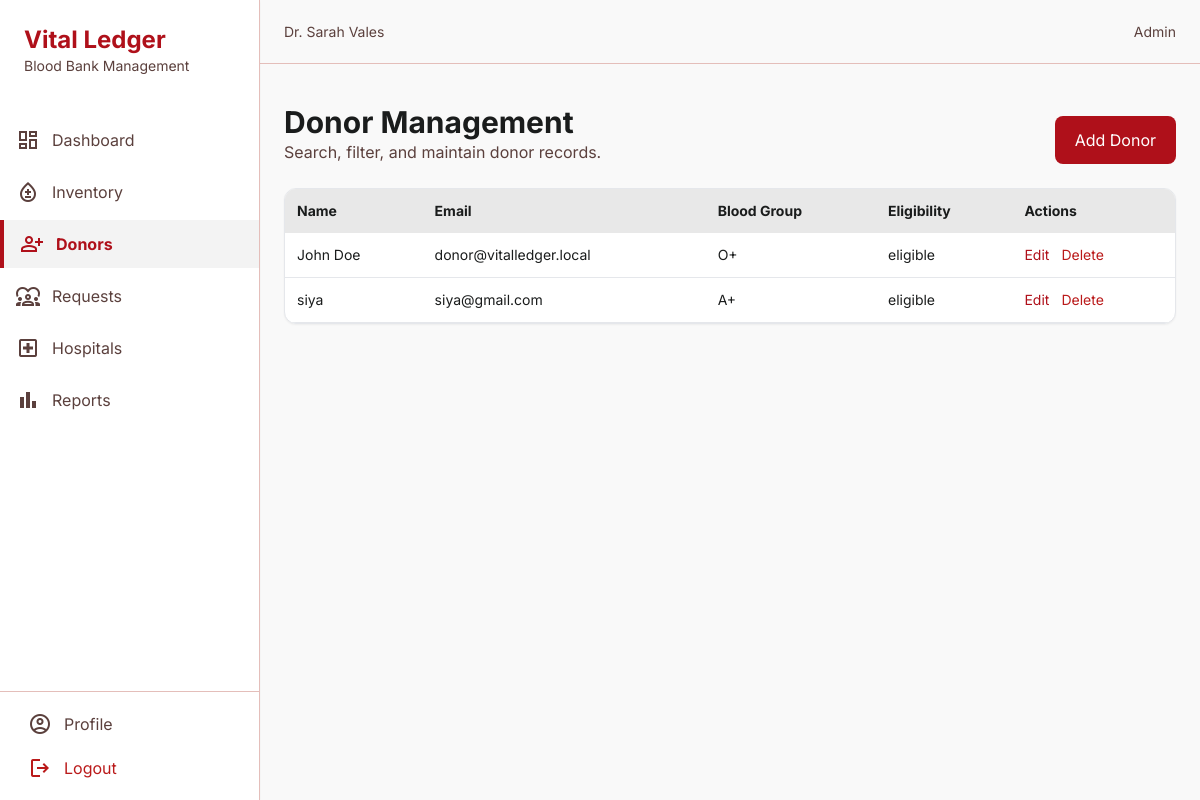
Page /donors (signed in) on the committed database.
### app/models/models.py (models this page shows, shortened)
class User(db.Model, UserMixin):
    __tablename__ = "users"
    id = db.Column(db.Integer, primary_key=True)
    full_name = db.Column(db.String(120), nullable=False)
    email = db.Column(db.String(120), unique=True, nullable=False)
    password_hash = db.Column(db.String(255), nullable=False)
    role = db.Column(db.String(20), nullable=False, default=UserRole.DONOR.value)
    phone = db.Column(db.String(30))
    address = db.Column(db.Text)
    profile_picture = db.Column(db.String(255))
    is_active = db.Column(db.Boolean, default=True)
    email_verified = db.Column(db.Boolean, default=False)
    created_at = db.Column(db.DateTime, default=datetime.utcnow)
    donor_profile = db.relationship("Donor", back_populates="user", uselist=False)
    hospital = db.relationship("Hospital", back_populates="user", uselist=False)

class Donor(db.Model):
    __tablename__ = "donors"
    id = db.Column(db.Integer, primary_key=True)
    user_id = db.Column(db.Integer, db.ForeignKey("users.id"), nullable=False, unique=True)
    blood_group = db.Column(db.String(10), nullable=False)
    date_of_birth = db.Column(db.Date)
    last_donation_date = db.Column(db.Date)
    eligibility_status = db.Column(db.String(30), default="eligible")
    notes = db.Column(db.Text)
    created_at = db.Column(db.DateTime, default=datetime.utcnow)
    user = db.relationship("User", back_populates="donor_profile")
    donations = db.relationship("Donation", back_populates="donor", cascade="all, delete-orphan")
    requests = db.relationship("BloodRequest", back_populates="donor", cascade="all, delete-orphan")

### app/donor/routes.py (the view)
@donor_bp.route("/donors")
@login_required
def donors():
    donors = Donor.query.all()
    return render_template("donor/donors.html", donors=donors)

### app/templates/donor/donors.html (shortened to what this page needs)
{% extends 'base.html' %}
{% block content %}
<div class="flex justify-between items-end mb-6">
  <div><h2 class="text-3xl font-bold">Donor Management</h2><p class="text-on-surface-variant">Search, filter, and maintain donor records.</p></div>
  <a href="{{ url_for('donor.add_donor') }}" class="bg-primary text-on-primary px-5 py-3 rounded-lg">Add Donor</a>
</div>
<div class="bg-surface-container-lowest rounded-xl border shadow-sm overflow-hidden">
  <table class="min-w-full text-sm">
    <thead class="bg-surface-container-high">
      <tr><th class="p-3 text-left">Name</th><th class="p-3 text-left">Email</th><th class="p-3 text-left">Blood Group</th><th class="p-3 text-left">Eligibility</th><th class="p-3 text-left">Actions</th></tr>
    </thead>
    <tbody>
      {% for donor in donors %}
      <tr class="border-b"><td class="p-3">{{ donor.user.full_name }}</td><td class="p-3">{{ donor.user.email }}</td><td class="p-3">{{ donor.blood_group }}</td><td class="p-3">{{ donor.eligibility_status }}</td><td class="p-3"><a href="{{ url_for('donor.edit_donor', donor_id=donor.id) }}" class="text-primary mr-3">Edit</a><form class="inline" method="post" action="{{ url_for('donor.delete_donor', donor_id=donor.id) }}"><button class="text-error">Delete</button></form></td></tr>
      {% endfor %}
    </tbody>
  </table>
</div>
{% endblock %}

### app/templates/base.html (shortened to what this page needs)
<!DOCTYPE html>
<html lang="en" class="light">
  <head>
    <script src="https://cdn.tailwindcss.com?plugins=forms,container-queries"></script>
    <script id="tailwind-config">
      tailwind.config = {
        darkMode: "class",
        theme: { extend: {
          colors: {
            "surface-bright": "#f9f9f9",
            "inverse-primary": "#ffb3ac",
            "on-primary-fixed-variant": "#930010",
            "secondary-fixed-dim": "#a5c8ff",
            "secondary-container": "#54a0fe",
            "on-primary-fixed": "#410003",
            "on-tertiary": "#ffffff",
            "background": "#f9f9f9",
            "on-error-container": "#93000a",
            "primary-fixed-dim": "#ffb3ac",
            "surface-tint": "#ba1a20",
            "secondary-fixed": "#d4e3ff",
            "tertiary-fixed-dim": "#82db7e",
            "primary": "#af101a",
            "on-primary-container": "#fff2f0",
            "on-secondary-fixed-variant": "#004786",
            "on-tertiary-fixed": "#002204",
            "surface-dim": "#dadada",
            "on-primary": "#ffffff",
            "outline-variant": "#e4beba",
            "inverse-surface": "#2f3131",
            "secondary": "#005faf",
            "outline": "#8f6f6c",
            "on-tertiary-fixed-variant": "#005312",
            "surface-container-high": "#e8e8e8",
            "on-tertiary-container": "#daffd1",
            "tertiary-container": "#298030",
            "on-surface": "#1a1c1c",
            "on-surface-variant": "#5b403d",
            "error-container": "#ffdad6",
            "tertiary": "#016619",
            "primary-container": "#d32f2f",
            "surface-container-lowest": "#ffffff",
            "error": "#ba1a1a",
            "on-error": "#ffffff",
            "on-secondary-fixed": "#001c3a",
            "on-secondary": "#ffffff",
            "surface-container-low": "#f3f3f3",
            "on-background": "#1a1c1c",
            "surface-variant": "#e2e2e2",
            "inverse-on-surface": "#f1f1f1",
            "primary-fixed": "#ffdad6",
            "surface": "#f9f9f9",
            "surface-container": "#eeeeee",
            "on-secondary-container": "#003567",
            "tertiary-fixed": "#9df898",
            "surface-container-highest": "#e2e2e2"
          },
          spacing: { gutter: "24px", sidebarWidth: "260px" },
          fontFamily: { Inter: ["Inter", "sans-serif"] }
        }}}
    </script>
  </head>
  <body class="bg-background text-on-surface">
    <aside class="fixed h-full w-[260px] left-0 top-0 flex flex-col bg-surface-container-lowest shadow-sm border-r border-outline-variant z-50">
      <div class="p-6">
        <h1 class="font-bold text-primary text-2xl">Vital Ledger</h1>
        <p class="text-sm text-on-surface-variant">Blood Bank Management</p>
      </div>
      <nav class="flex-1 mt-4 space-y-1">
        <a class="flex items-center gap-3 py-3 px-4 hover:bg-surface-container-high transition-colors {% if request.endpoint == 'admin.dashboard' %}text-primary font-bold border-l-4 border-primary bg-surface-container-low{% else %}text-on-surface-variant{% endif %}" href="{{ url_for('admin.dashboard') }}"><span class="material-symbols-outlined">dashboard</span>Dashboard</a>
        <a class="flex items-center gap-3 py-3 px-4 hover:bg-surface-container-high transition-colors {% if request.endpoint.startswith('inventory') %}text-primary font-bold border-l-4 border-primary bg-surface-container-low{% else %}text-on-surface-variant{% endif %}" href="{{ url_for('inventory.inventory') }}"><span class="material-symbols-outlined">bloodtype</span>Inventory</a>
        <a class="flex items-center gap-3 py-3 px-4 hover:bg-surface-container-high transition-colors {% if request.endpoint.startswith('donor') %}text-primary font-bold border-l-4 border-primary bg-surface-container-low{% else %}text-on-surface-variant{% endif %}" href="{{ url_for('donor.donors') }}"><span class="material-symbols-outlined">person_add</span>Donors</a>
        <a class="flex items-center gap-3 py-3 px-4 hover:bg-surface-container-high transition-colors {% if request.endpoint.startswith('request') %}text-primary font-bold border-l-4 border-primary bg-surface-container-low{% else %}text-on-surface-variant{% endif %}" href="{{ url_for('request.requests') }}"><span class="material-symbols-outlined">diversity_1</span>Requests</a>
        <a class="flex items-center gap-3 py-3 px-4 hover:bg-surface-container-high transition-colors {% if request.endpoint.startswith('hospital') %}text-primary font-bold border-l-4 border-primary bg-surface-container-low{% else %}text-on-surface-variant{% endif %}" href="{{ url_for('hospital.hospitals') }}"><span class="material-symbols-outlined">local_hospital</span>Hospitals</a>
        <a class="flex items-center gap-3 py-3 px-4 hover:bg-surface-container-high transition-colors {% if request.endpoint.startswith('reports') %}text-primary font-bold border-l-4 border-primary bg-surface-container-low{% else %}text-on-surface-variant{% endif %}" href="{{ url_for('reports.reports') }}"><span class="material-symbols-outlined">bar_chart</span>Reports</a>
      </nav>
      <div class="border-t border-outline-variant p-3 space-y-1">
        <a class="flex items-center gap-3 py-2 px-4 text-on-surface-variant hover:bg-surface-container-high transition-colors rounded-lg" href="{{ url_for('admin.profile') }}"><span class="material-symbols-outlined">account_circle</span>Profile</a>
        <a class="flex items-center gap-3 py-2 px-4 text-error hover:bg-error-container transition-colors rounded-lg" href="{{ url_for('auth.logout') }}"><span class="material-symbols-outlined">logout</span>Logout</a>
      </div>
    </aside>
    <header class="fixed top-0 right-0 w-[calc(100%-260px)] h-16 bg-surface-bright border-b border-outline-variant z-40 flex justify-between items-center px-6">
      <div class="text-sm text-on-surface-variant">{{ current_user.full_name if current_user.is_authenticated else 'Guest' }}</div>
      <div class="flex items-center gap-3">
        <span class="text-sm text-on-surface-variant">{{ current_user.role|title if current_user.is_authenticated else '' }}</span>
      </div>
    </header>
    <main class="ml-[260px] pt-20 min-h-screen">
      <div class="p-6 max-w-7xl mx-auto">
        {% block content %}{% endblock %}
      </div>
    </main>
  </body>
</html>

### app/templates/base.html (style rules this page uses)
body { font-family: 'Inter', sans-serif; }
.material-symbols-outlined { font-variation-settings: 'FILL' 0, 'wght' 400, 'GRAD' 0, 'opsz' 24; vertical-align: middle; }

### rows in the picture
User: is_active+full_name "Dr. Sarah Vales", role "Admin"
Donor: user.full_name "John Doe", user.email "donor@vitalledger.local", blood_group "O+", eligibility_status "eligible"
Donor: user.full_name "siya", user.email "siya@gmail.com", blood_group "A+", eligibility_status "eligible"
